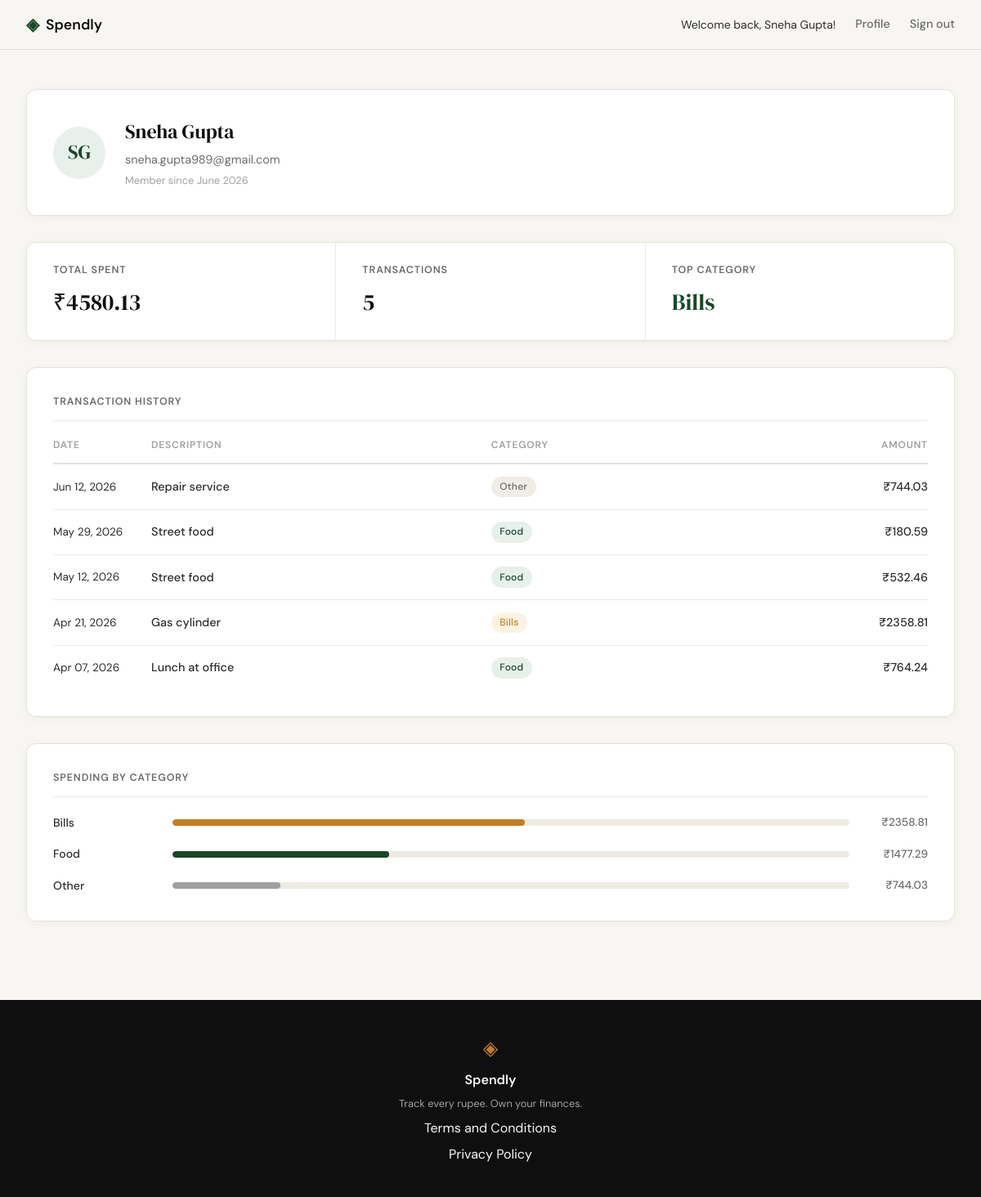
Screenshot of /profile (signed in) with the database file from the repository.
### tables this page shows
CREATE TABLE users (
            id            INTEGER PRIMARY KEY AUTOINCREMENT,
            name          TEXT    NOT NULL,
            email         TEXT    UNIQUE NOT NULL,
            password_hash TEXT    NOT NULL,
            created_at    TEXT    DEFAULT (datetime('now'))
        );

CREATE TABLE expenses (
            id          INTEGER PRIMARY KEY AUTOINCREMENT,
            user_id     INTEGER NOT NULL REFERENCES users(id),
            amount      REAL    NOT NULL,
            category    TEXT    NOT NULL,
            date        TEXT    NOT NULL,
            description TEXT,
            created_at  TEXT    DEFAULT (datetime('now'))
        );

### app.py (the view)
@app.route("/profile")
def profile():
    if not session.get("user_id"):
        return redirect(url_for("login"))
    user_id = session["user_id"]
    if get_user_by_id(user_id) is None:
        session.clear()
        return redirect(url_for("login"))
    user         = get_user_profile(user_id)
    stats        = get_summary_stats(user_id)
    transactions = get_recent_transactions(user_id)
    categories   = get_category_breakdown(user_id)
    return render_template(
        "profile.html",
        user=user,
        stats=stats,
        transactions=transactions,
        categories=categories,
    )

### database/_categories.py (called while the page is built)
def get_category_breakdown(user_id):
    db = get_db()
    try:
        rows = db.execute(
            "SELECT category, SUM(amount) AS total FROM expenses WHERE user_id = ? GROUP BY category ORDER BY total DESC",
            (user_id,)
        ).fetchall()
        if not rows:
            return []
        grand_total = sum(row["total"] for row in rows)
        categories = [
            {"name": row["category"], "amount": float(row["total"]), "pct": round(row["total"] / grand_total * 100)}
            for row in rows
        ]
        pct_sum = sum(c["pct"] for c in categories)
        if pct_sum != 100:
            categories[0]["pct"] += 100 - pct_sum
        return categories
    finally:
        db.close()

### database/_stats.py (called while the page is built)
def get_summary_stats(user_id):
    db = get_db()
    try:
        row = db.execute(
            "SELECT COUNT(*) as transaction_count, SUM(amount) as total_spent FROM expenses WHERE user_id = ?",
            (user_id,)
        ).fetchone()
        transaction_count = row["transaction_count"] if row["transaction_count"] is not None else 0
        total_spent = float(row["total_spent"]) if row["total_spent"] is not None else 0.0
        top_row = db.execute(
            "SELECT category FROM expenses WHERE user_id = ? GROUP BY category ORDER BY SUM(amount) DESC LIMIT 1",
            (user_id,)
        ).fetchone()
        top_category = top_row["category"] if top_row is not None else "—"
    finally:
        db.close()
    return {
        "total_spent": total_spent,
        "transaction_count": int(transaction_count),
        "top_category": top_category,
    }

### database/_transactions.py (called while the page is built)
def get_recent_transactions(user_id, limit=10):
    db = get_db()
    try:
        cursor = db.execute(
            "SELECT amount, category, date, description FROM expenses WHERE user_id = ? ORDER BY date DESC LIMIT ?",
            (user_id, limit)
        )
        rows = cursor.fetchall()
        transactions = []
        for row in rows:
            formatted_date = datetime.strptime(row["date"], "%Y-%m-%d").strftime("%b %d, %Y")
            transactions.append({
                "date": formatted_date,
                "description": row["description"],
                "category": row["category"],
                "amount": float(row["amount"])
            })
        return transactions
    finally:
        db.close()

### database/db.py (called while the page is built)
def get_db():
    conn = sqlite3.connect(DB_PATH)
    conn.row_factory = sqlite3.Row
    conn.execute("PRAGMA foreign_keys = ON")
    return conn

### templates/profile.html (shortened to what this page needs)
{% extends "base.html" %}
{% block head %}
<link rel="stylesheet" href="{{ url_for('static', filename='css/profile.css') }}">
{% endblock %}
{% block content %}
<section class="profile-page">
    <div class="profile-inner">
        <div class="profile-card">
            <div class="user-info">
                <div class="user-avatar">{{ user.initials }}</div>
                <div>
                    <div class="user-name">{{ user.name }}</div>
                    <div class="user-email">{{ user.email }}</div>
                    <div class="user-since">Member since {{ user.member_since }}</div>
                </div>
            </div>
        </div>
        <div class="stats-row">
            <div class="stat-cell">
                <span class="stat-label">Total Spent</span>
                <span class="stat-value">₹{{ "%.2f"|format(stats.total_spent) }}</span>
            </div>
            <div class="stat-cell">
                <span class="stat-label">Transactions</span>
                <span class="stat-value">{{ stats.transaction_count }}</span>
            </div>
            <div class="stat-cell">
                <span class="stat-label">Top Category</span>
                <span class="stat-value stat-value--accent">{{ stats.top_category }}</span>
            </div>
        </div>
        <div class="profile-card">
            <div class="profile-card-title">Transaction History</div>
            <table class="txn-table">
                <thead>
                    <tr>
                        <th>Date</th>
                        <th>Description</th>
                        <th>Category</th>
                        <th>Amount</th>
                    </tr>
                </thead>
                <tbody>
                    {% for txn in transactions %}
                    <tr>
                        <td class="txn-date">{{ txn.date }}</td>
                        <td class="txn-desc">{{ txn.description }}</td>
                        <td>
                            <span class="badge badge--{{ txn.category | lower }}">
                                {{ txn.category }}
                            </span>
                        </td>
                        <td class="txn-amount">₹{{ "%.2f"|format(txn.amount) }}</td>
                    </tr>
                    {% endfor %}
                </tbody>
            </table>
        </div>
        <div class="profile-card">
            <div class="profile-card-title">Spending by Category</div>
            <div class="breakdown-list">
                {% for cat in categories %}
                <div class="breakdown-row">
                    <span class="breakdown-cat">{{ cat.name }}</span>
                    <div class="breakdown-track">
                        <div class="breakdown-bar breakdown-bar--{{ cat.name | lower }}"
                             style="width: {{ cat.pct }}%"></div>
                    </div>
                    <span class="breakdown-amt">₹{{ "%.2f"|format(cat.amount) }}</span>
                </div>
                {% endfor %}
            </div>
        </div>
    </div>
</section>
{% endblock %}

### templates/base.html (shortened to what this page needs)
<!DOCTYPE html>
<html lang="en">
<head>
    <link rel="stylesheet" href="{{ url_for('static', filename='css/style.css') }}">
    {% block head %}{% endblock %}
</head>
<body>
    <nav class="navbar">
        <div class="nav-inner">
            <a href="{{ url_for('landing') }}" class="nav-brand">
                <span class="brand-icon">◈</span>
                <span class="brand-name">Spendly</span>
            </a>
            <div class="nav-links">
                {% if session.get("user_id") %}
                <span class="nav-greeting">Welcome back, {{ session.get("user_name") }}!</span>
                <a href="{{ url_for('profile') }}">Profile</a>
                <a href="{{ url_for('logout') }}">Sign out</a>
                {% else %}
                <a href="{{ url_for('login') }}">Sign in</a>
                <a href="{{ url_for('register') }}" class="nav-cta">Get started</a>
                {% endif %}
            </div>
        </div>
    </nav>
    <main class="main-content">
        {% block content %}{% endblock %}
    </main>
    <footer class="footer">
        <div class="footer-inner">
            <span class="brand-icon">◈</span>
            <span class="footer-name">Spendly</span>
            <p class="footer-copy">Track every rupee. Own your finances.</p>
            <p><a href="{{ url_for('terms') }}">Terms and Conditions</a></p>
            <p><a href="{{ url_for('privacy') }}">Privacy Policy</a></p>
        </div>
    </footer>
</body>
</html>

### static/css/style.css (style rules this page uses)
:root { --ink: #0f0f0f; --ink-soft: #2d2d2d; --ink-muted: #6b6b6b; --ink-faint: #a0a0a0; --paper: #f7f6f3; --paper-warm: #f0ede6; --paper-card: #ffffff; --accent: #1a472a; --accent-light: #e8f0eb; --accent-2: #c17f24; --accent-2-light: #fdf3e3; --danger: #c0392b; --danger-light: #fdecea; --border: #e4e1da; --border-soft: #eeebe4; --font-display: 'DM Serif Display', Georgia, serif; --font-body: 'DM Sans', system-ui, sans-serif; --max-width: 1200px; --auth-width: 440px; --radius-sm: 6px; --radius-md: 12px; --radius-lg: 20px; }
*, *::before, *::after { box-sizing: border-box; margin: 0; padding: 0; }
html { font-size: 16px; scroll-behavior: smooth; }
body { background: var(--paper); color: var(--ink); font-family: var(--font-body); font-size: 1rem; line-height: 1.6; -webkit-font-smoothing: antialiased; }
a { color: inherit; text-decoration: none; }
.navbar { position: sticky; top: 0; z-index: 100; background: var(--paper); border-bottom: 1px solid var(--border); padding: 0 2rem; }
.nav-inner { max-width: var(--max-width); margin: 0 auto; height: 60px; display: flex; align-items: center; justify-content: space-between; }
.nav-brand { display: flex; align-items: center; gap: 0.5rem; font-family: var(--font-body); font-weight: 600; font-size: 1.1rem; color: var(--ink); }
.brand-icon { color: var(--accent); font-size: 1.3rem; }
.brand-name { color: var(--ink); }
.nav-links { display: flex; align-items: center; gap: 1.5rem; font-size: 0.9rem; font-weight: 500; }
.nav-links a { color: var(--ink-muted); transition: color 0.2s; }
.nav-greeting { font-size: 0.875rem; color: var(--ink-soft); font-weight: 400; }
.main-content { min-height: calc(100vh - 60px - 100px); }
.footer { background: var(--ink); color: var(--paper); padding: 2.5rem 2rem; text-align: center; }
.footer-inner { display: flex; flex-direction: column; align-items: center; gap: 0.4rem; }
.footer .brand-icon { color: var(--accent-2); font-size: 1.5rem; }
.footer-name { font-weight: 600; font-size: 1rem; }
.footer-copy { font-size: 0.8rem; color: var(--ink-faint); }

### rows the page displays
users: get "Sneha Gupta", name "Sneha Gupta", email "sneha.gupta989@gmail.com"
expenses: top_category "Bills", date "Apr 21, 2026", description "Gas cylinder", category "Bills", amount "2358.81", name "Bills", {{ cat.pct }} 52 (drawn)
expenses: date "Jun 12, 2026", description "Repair service", category "Other", amount "744.03", name "Other", {{ cat.pct }} 16 (drawn)
expenses: date "May 29, 2026", description "Street food", category "Food", amount "180.59"
expenses: date "May 12, 2026", description "Street food", category "Food", amount "532.46"
expenses: date "Apr 07, 2026", description "Lunch at office", category "Food", amount "764.24"

### other values shown
{{ user.initials }} "SG"
{{ user.member_since }} "June 2026"
{{ "%.2f"|format(stats.total_spent) }} "4580.13"
{{ stats.transaction_count }} "5"
{{ cat.name }} "Food"
{{ "%.2f"|format(cat.amount) }} "1477.29"
